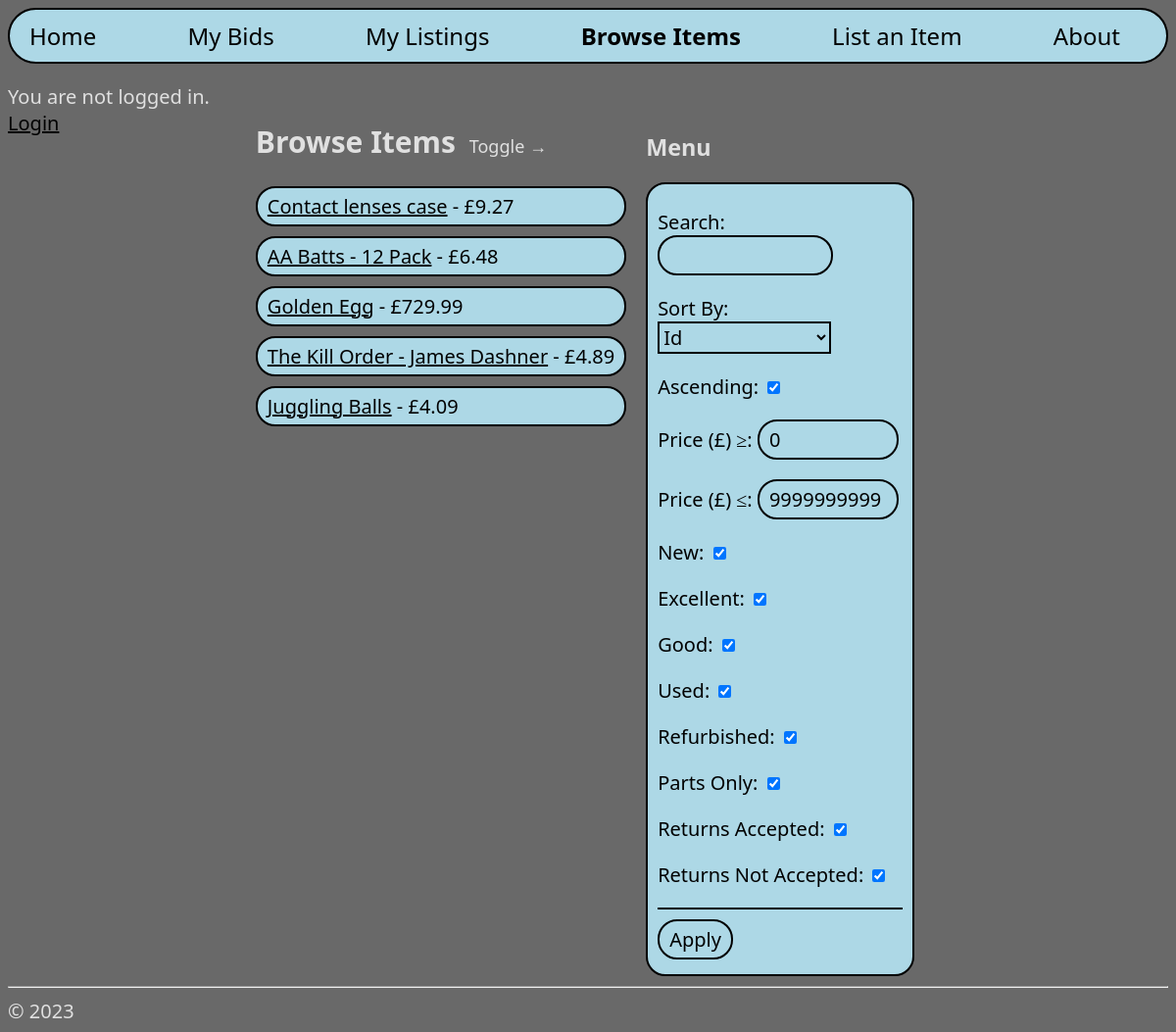
/browse/, run on an earlier commit of the app's database.
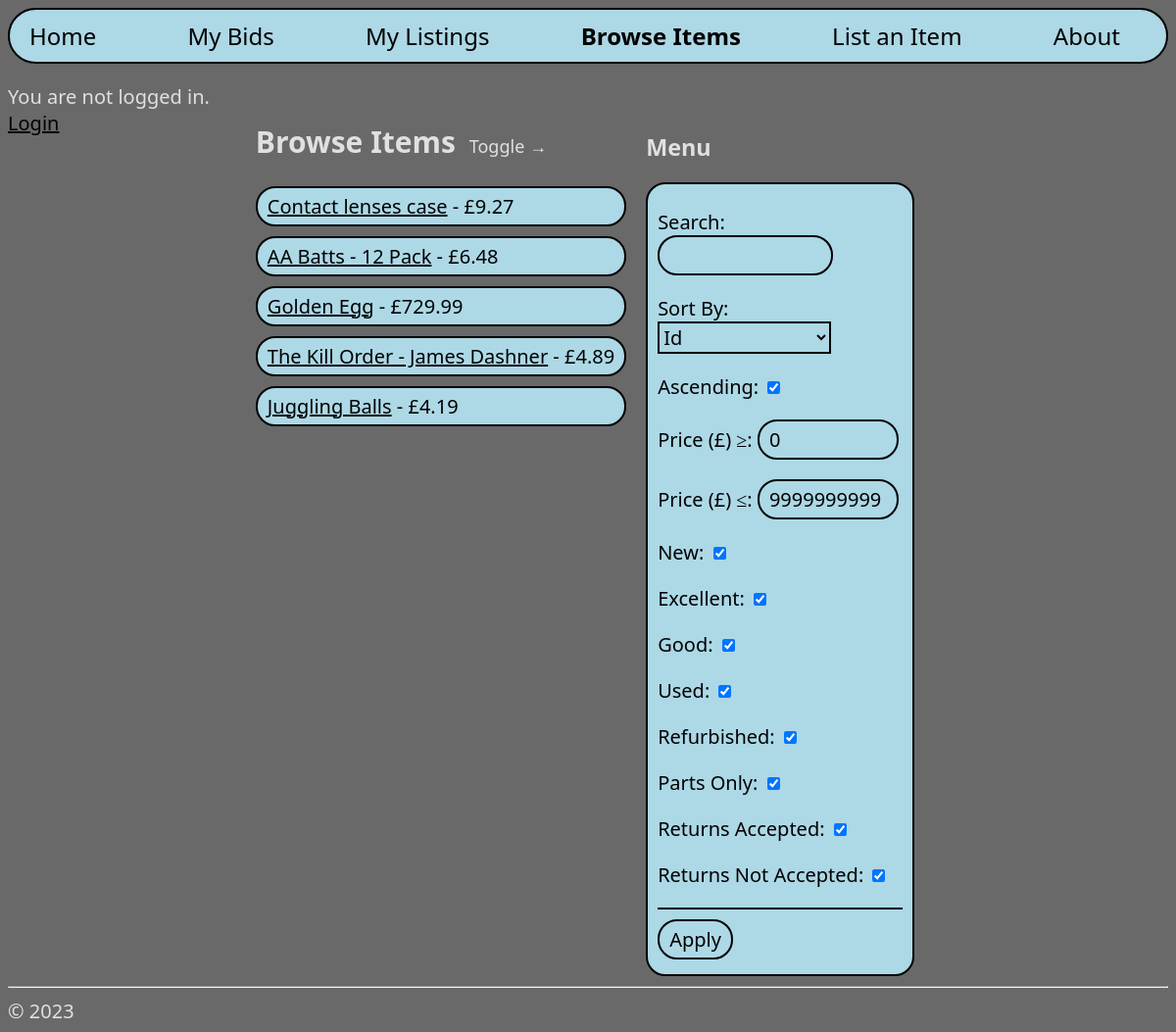
And on a later commit of the database.
### hello/models.py (models this page shows, shortened)
class Items(models.Model):
    name = models.CharField(max_length=50)
    price = models.DecimalField(decimal_places=2, max_digits=10)
    postageCost = models.DecimalField(decimal_places=2, max_digits=10)
    bidIncrement = models.DecimalField(decimal_places=2, max_digits=10)
    conditionChoices = [
        ("new", "New"),
        ("excellent", "Excellent"),
        ("good", "Good"),
        ("used", "Used"),
        ("refurbished", "Refurbished"),
        ("partsOnly", "Parts Only"),
    ]
    condition = models.CharField(max_length=20, choices=conditionChoices)
    endDateTime = models.DateTimeField()
    acceptReturns = models.BooleanField(default=False)
    description = models.TextField(max_length=1000)
    numBids = models.IntegerField(default=0)
    bidders = models.CharField(max_length=999999999, default='[]')
    sold = models.BooleanField(default=False)
    buyerId = models.ForeignKey(Accounts, to_field="id", on_delete=models.DO_NOTHING, related_name="bId", blank=True, null=True)
    sellerId = models.ForeignKey(Accounts, to_field="id", on_delete=models.DO_NOTHING, related_name="sId", blank=True, null=True)
    def getBidders(self):
        return json.loads(self.bidders)
    def setBidders(self, value):
        self.bidders = json.dumps(value)
    biddersProperty = property(getBidders, setBidders)

### hello/views.py (the view)
# urls.py: path("browse/", views.browse, name="browse"),
def browse(request):
    if request.method == "POST":
        browseForm = BrowseForm(request.POST)
        if browseForm.is_valid():
            items = Items.objects.all()
            itemsToDelete = items.filter(name="test")
            for item in itemsToDelete:
                item.delete()
            conditionsFilter = ["", "", "", "", "", ""]
            for i in range(6):
                if browseForm.cleaned_data[browseForm.conditions[i]] is True:
                    conditionsFilter[i] = browseForm.conditions[i]
            filteredItems = items.filter(Q(name__icontains=browseForm.cleaned_data["search"]) &
                                         Q(price__range=(browseForm.cleaned_data["lThan"], browseForm.cleaned_data["gThan"])) &
                                         (Q(condition = conditionsFilter[0]) | Q(condition = conditionsFilter[1]) | Q(condition = conditionsFilter[2]) |
                                          Q(condition = conditionsFilter[3]) | Q(condition = conditionsFilter[4]) | Q(condition = conditionsFilter[5])) &
                                          (Q(acceptReturns = (browseForm.cleaned_data["areReturnsAccepted"] == True)) |
                                           Q(acceptReturns = (browseForm.cleaned_data["areReturnsNotAccepted"] == False))))
            if browseForm.cleaned_data["ascending"] is True:
                sortedAndFilteredItems = filteredItems.order_by(browseForm.cleaned_data["sortBy"])
            else:
                sortedAndFilteredItems = filteredItems.order_by(f"-{browseForm.cleaned_data['sortBy']}")
            context = {
                "items": sortedAndFilteredItems,
                "browseForm": browseForm,
                "username": getUsernameBalance(request)[0],
                "balance": str(getUsernameBalance(request)[1]),
                }
            return render(request, "hello/browse.html", context)
    else:
        browseForm = BrowseForm()
        items = Items.objects.all()
        context = {
            "items": items.order_by("id"),
            "browseForm": browseForm,
            "username": getUsernameBalance(request)[0],
            "balance": str(getUsernameBalance(request)[1]),
            }
        return render(request, "hello/browse.html", context)

### hello/views.py (called while the page is built)
def getUsernameBalance(request):
    username = None
    balance = None
    if request.user.is_authenticated:
        username = request.user.username
        pK = request.user.pk
        balance = Accounts.objects.get(user__pk=pK).balance
    return (username, balance)

### hello/templates/hello/browse.html (shortened to what this page needs)
{% extends "hello/layout.html" %}
{% block loggedInAs %}
    {% if username %}
    <p style="color: rgb(224, 224, 224)">
        Logged in as {{username}}.
        <br>
        Balance: £{{balance}}
        <br>
        <a href="{% url 'logout' %}">Logout</a>
    </p>
    {% else %}
    <p style="color: rgb(224, 224, 224)">
        You are not logged in.
        <br>
        <a href="{% url 'login' %}">Login</a>
    </p>
    {% endif %}
{% endblock %}
{% block content %}
<div style="max-width: 800px; margin-top: -60px;">
  <h2>
    Browse Items <button id="collapse" style="color: rgb(224, 224, 224); background-color: dimgray; font-size: 18px; border: 0px;">Toggle →</button>
  </h2>
  {% for item in items %}
  <li class="borderli" style="max-width: 800px;">
    <a href="{% url 'itemDetail' pk=item.pk %}">{{item.name}}</a> - £{{item.price}}
  </li>
  {% empty %}
    <p style="color: rgb(224, 224, 224)">No items found.</p>
  {% endfor %}
</div>
<div id="sortAndFilterByMenu" class="rightContainer" style="width: 280px; margin-top: -60px;">
  <h3 style="margin: 35px 0px 20px 0px;">Menu</h3>
  <form method="POST" class="sortAndFilterByMenu">
    {{browseForm.as_p}}
    <hr color="black">
    <button type="submit" style="margin-bottom: 10px;">Apply</button>
  </form>
</div>
{% endblock %}

What changed in the data, as far as the page shows it:
changed Items "Juggling Balls": price "4.09" → "4.19"
